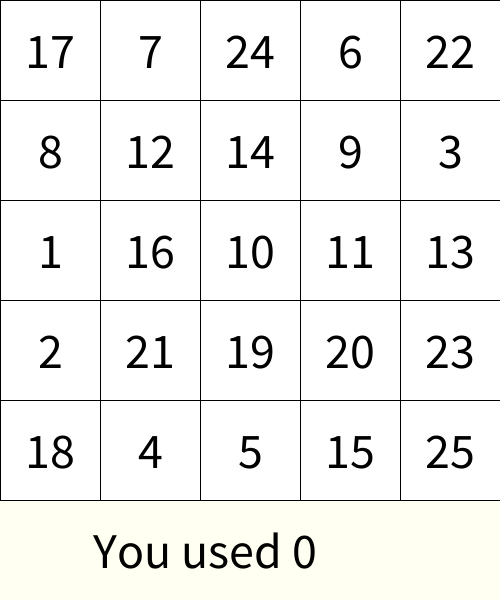
Frame 1 (no input)
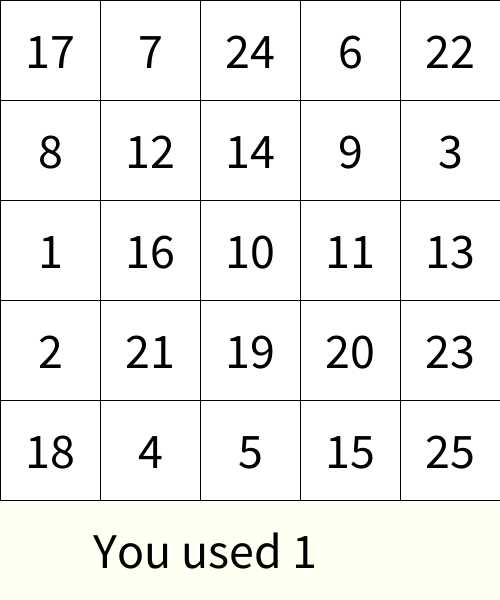
Frame 60 (the mouse pressed at the canvas centre just before this capture)
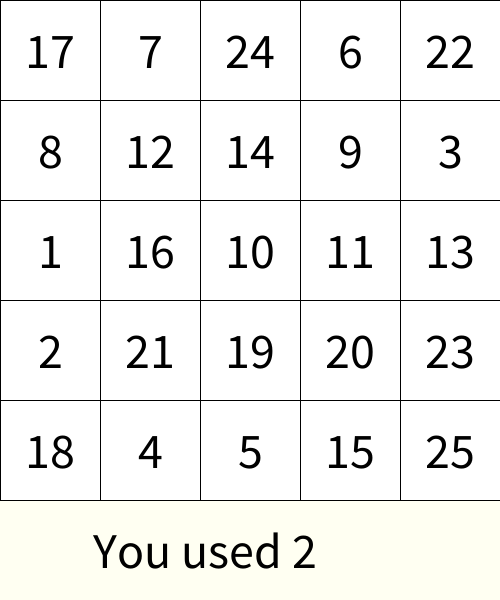
Frame 120 (the mouse held since frame 60 and released just before this capture)

The Processing sketch that drew these frames (run headless with seeded random() and noise(); from frame 60 on, the mouse is pressed at the canvas centre):

// Processing sketch: week06_7_schulte_table07_millis
// ── week06_7_schulte_table07_millis.pde
int [] used=new int[26];
int [][] table=new int[5][5];
void setup(){
  size(500,600);
  textSize(50);
  textAlign(CENTER,CENTER);
  for(int i=0;i<5;i++){
    for(int j=0;j<5;j++){
      int now=int(random(1,26));
      while(used[now]==1) now=int(random(1,26)); //比較浪費時間，會一直"重挑"亂數
      table[i][j]=now;
      used[now]=1;
    }
  }
  startT=millis();
}
int startT=0;
int[][] pressed=new int[5][5];
void draw(){
  background(#FFFFF2);
  for(int i=0;i<5;i++){ //對應y座標
    for(int j=0;j<5;j++){ //對應x座標
      if(pressed[i][j]==1) fill(128);
      else fill(255);
      rect(j*100,i*100,100,100);
      fill(0);text(""+table[i][j],50+j*100,50+i*100);
   }
 }
 text(" You used "+(millis()-startT)/1000,200,550);
}
int want=1;
void mousePressed(){
  int i=mouseY/100, j=mouseX/100;
  if(table[i][j]==want){
    pressed[i][j]=1;
    want++;
  }
}
